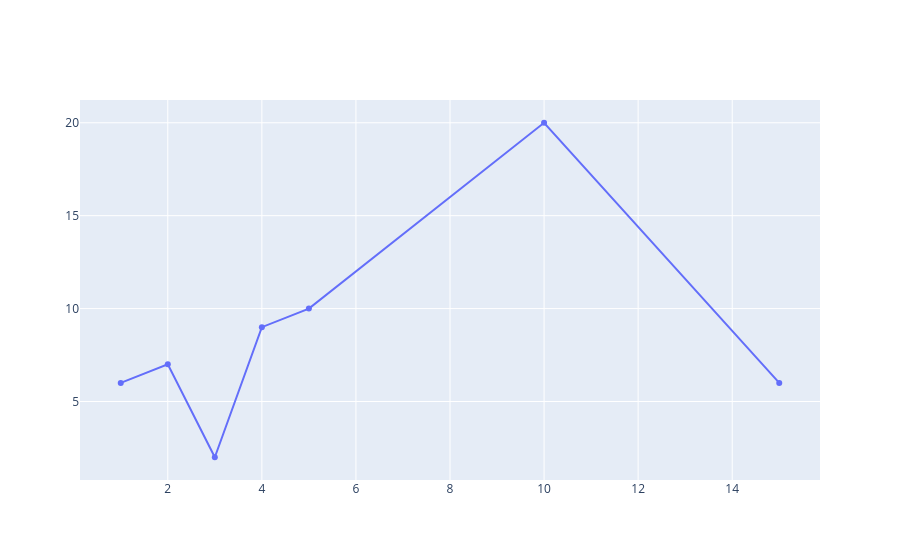

Notebook code for this chart:
### Code cell
fig = go.Figure(go.Scatter(x = varr1, y = varr2, ))
fig.show()

### Figure 1 — Plotly figure (JSON) as saved in the notebook; plotly's stock layout.template omitted (floating-point values rounded to 4 significant figures)
{"data": [{"type": "scatter", "x": [1, 2, 3, 4, 5, 10, 15], "y": [6, 7, 2, 9, 10, 20, 6]}], "layout": {"autosize": true, "xaxis": {"autorange": true, "range": [0.1527, 15.85], "type": "linear"}, "yaxis": {"autorange": true, "range": [0.5146, 21.49], "type": "linear"}}}
